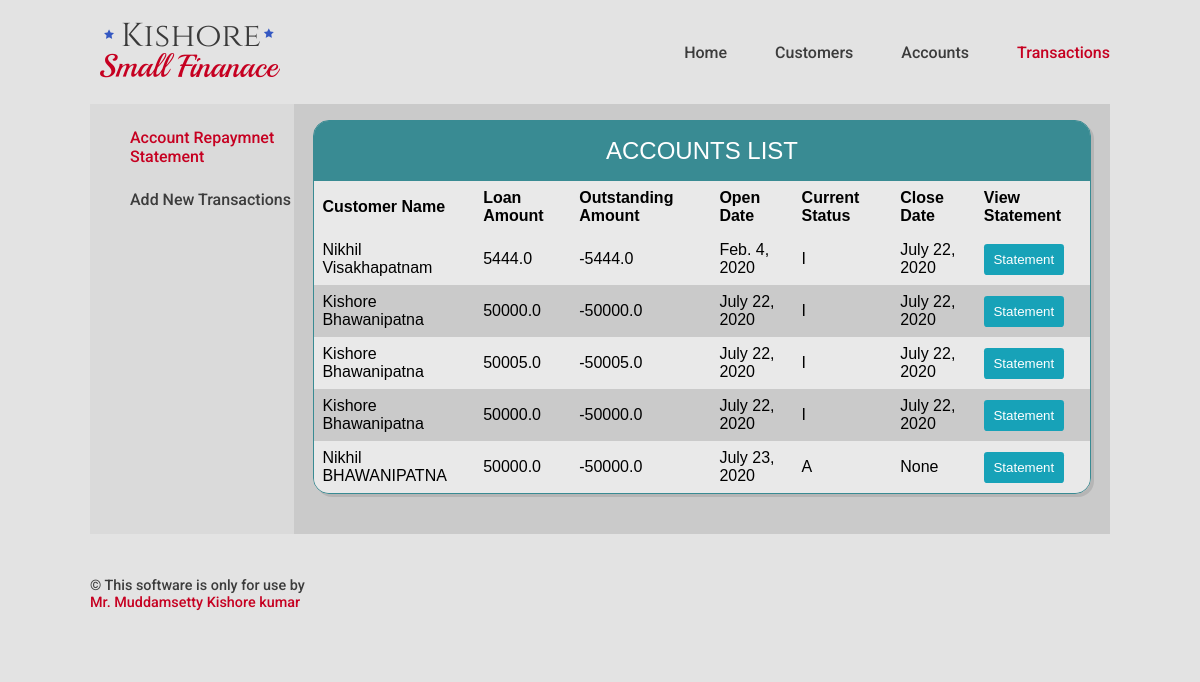
The app's page /transaction/, older data.
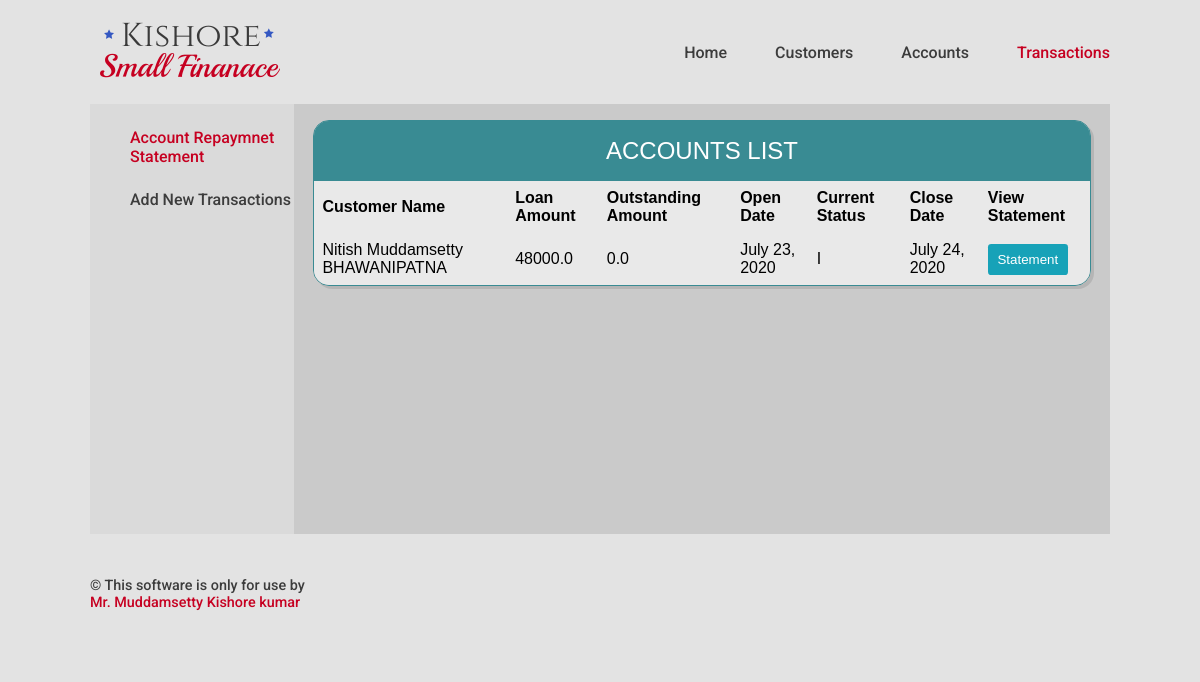
The same page, newer data.
### Accounts/models.py (models this page shows, shortened)
class Account(models.Model):
    ACTIVE = 'A'
    INACTIVE = 'I'
    ACTIVENESS_CHOICE = [
    (ACTIVE, 'Active'),
    (INACTIVE, 'Inactive'),
    ]
    loan_account_number = models.BigAutoField(primary_key=True)
    customer = models.ForeignKey(Customer,on_delete=models.PROTECT,db_index=True)
    loan_amount = models.FloatField(default=0)
    amount_credited_to_customer = models.FloatField(default=0)
    outstanding_amount = models.FloatField(null=True,blank=True,default=0)
    open_date = models.DateField(db_index=True)
    close_date = models.DateField(blank=True,null=True)
    current_Status = models.CharField(max_length=1,choices=ACTIVENESS_CHOICE,default=ACTIVE,db_index=True)

### Customers/models.py (models this page shows, shortened)
class Customer(models.Model):
    customer_id = models.AutoField(primary_key=True)
    customer_name = models.CharField(max_length=35,db_index=True)
    customer_phone_number = models.IntegerField(blank=True,null=True)
    customer_address_line_1 = models.CharField(max_length=40,blank=True, null=True)
    customer_address_line_2 = models.CharField(max_length=40,blank=True, null=True)
    customer_address_city = models.CharField(max_length=40,blank=True, null=True)
    def __str__(self):
        return '%s %s ' % (self.customer_name, self.customer_address_city)

### Transactions/views.py (the view)
# urls.py: path('',TransactionMainListView.as_view(), name='transaction_home'),
class TransactionMainListView(ListView):
    model = Account
    template_name = 'Transactions/transaction_account_list.html'
    fields = ['customer','loan_amount','outstanding_amount','open_date','current_Status','close_date']

### Template/Transactions/transaction_account_list.html (shortened to what this page needs)
<!DOCTYPE html>
{% extends "base.html" %}
{% block nav-Transactions %}
current-link
{% endblock %}
{% block main %}
<div class="main-column">
  <div class="col sub-navigation">
    <ul class="sub-navigation-ul">
      <li class="sub-navigation-li"><a class="sub-nav-link current-link" href="/transaction/">Account Repaymnet Statement</a></li>
      <li class="sub-navigation-li"><a class="sub-nav-link " href="/transaction/transact">Add New Transactions</a></li>
    </ul>
  </div>
  <div class="col main-data">
    <div class="table-display" cellspacing="0">
    <div class="table-header">Accounts List</div>
      <table>
        <thead>
          <tr class="row">
            <th class="row-10">Customer Name</th>
            <th class="row-10">Loan Amount</th>
            <th class="row-10">Outstanding Amount</th>
            <th class="row-10">Open Date</th>
            <th class="row-10">Current Status</th>
            <th class="row-10">Close Date</th>
            <th class="row-10">View Statement</th>
          </tr>
        </thead>
        <tbody>
        {% for account in account_list %}
          <tr>
            <td>{{account.customer}}</td>
            <td>{{account.loan_amount}}</td>
            <td>{{account.outstanding_amount}}</td>
            <td>{{account.open_date}}</td>
            <td>{{account.current_Status}}</td>
            <td>{{account.close_date}}</td>
            <td> <a href="accno/{{account.loan_account_number}}"> <button type="button" class="btn btn-option">Statement</button> </a> </td>
          </tr>
        {% empty %}
            <p>no customer yet.</p>
        {% endfor %}
        </tbody>
      </table>
    </div>
  </div>
</div>
{% endblock %}

Row changes from the older to the newer data that the page shows:
removed Account: customer "Nikhil Visakhapatnam", loan_amount "5444.0", outstanding_amount "-5444.0", open_date "Feb. 4, 2020", current_Status "I", close_date "July 22, 2020"
removed Account: customer "Kishore Bhawanipatna", loan_amount "50000.0", outstanding_amount "-50000.0", open_date "July 22, 2020", current_Status "I", close_date "July 22, 2020"
removed Account: customer "Kishore Bhawanipatna", loan_amount "50005.0", outstanding_amount "-50005.0", open_date "July 22, 2020", current_Status "I", close_date "July 22, 2020"
removed Account: customer "Kishore Bhawanipatna", loan_amount "50000.0", outstanding_amount "-50000.0", open_date "July 22, 2020", current_Status "I", close_date "July 22, 2020"
removed Account: customer "Nikhil BHAWANIPATNA", loan_amount "50000.0", outstanding_amount "-50000.0", open_date "July 23, 2020", current_Status "A", close_date "None"
added Account: customer "Nitish Muddamsetty BHAWANIPATNA", loan_amount "48000.0", outstanding_amount "0.0", open_date "July 23, 2020", current_Status "I", close_date "July 24, 2020"
